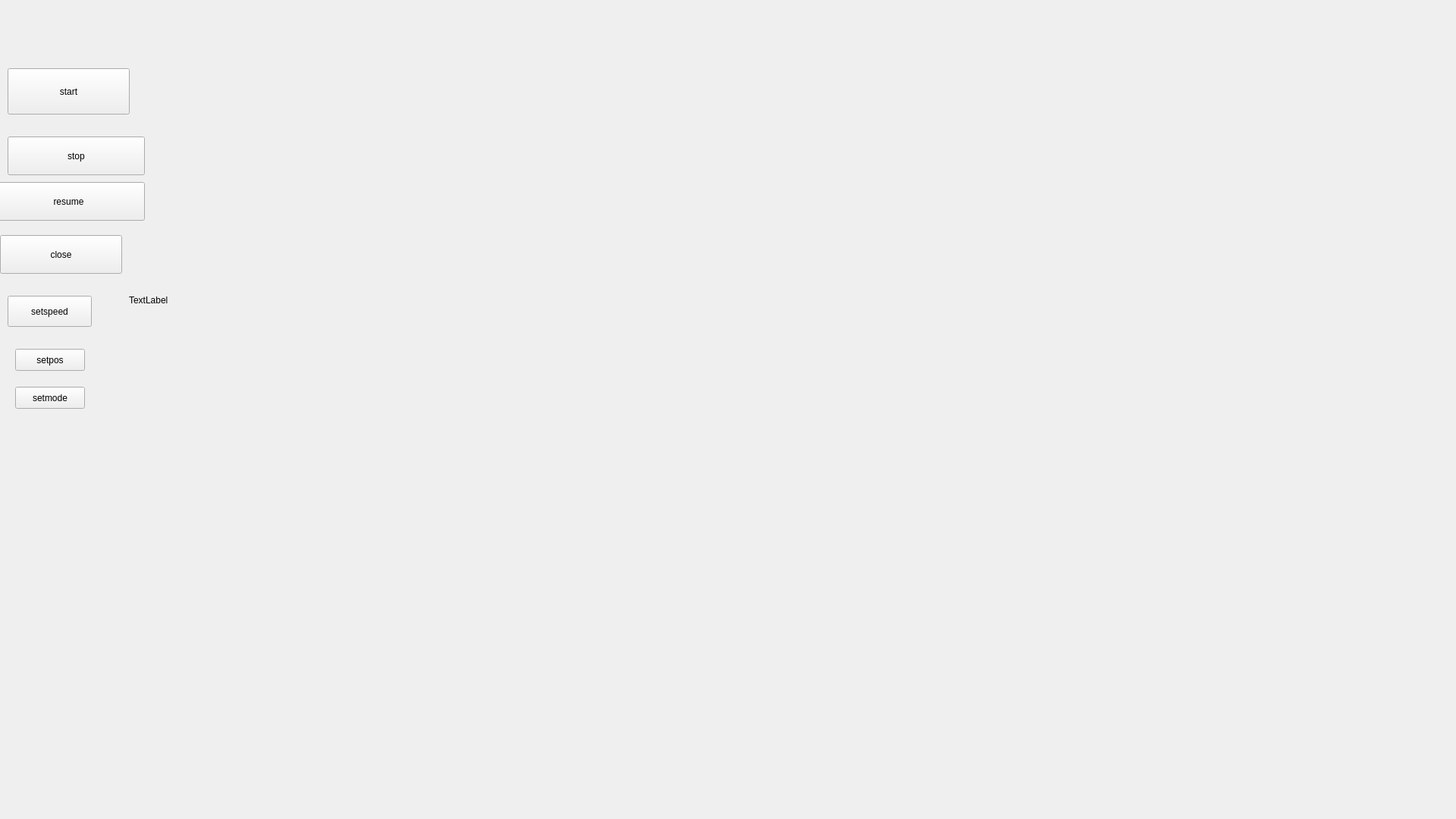
<?xml version="1.0" encoding="UTF-8"?>
<ui version="4.0">
 <class>Widget</class>
 <widget class="QWidget" name="Widget">
  <property name="geometry">
   <rect>
    <x>0</x>
    <y>0</y>
    <width>1920</width>
    <height>1080</height>
   </rect>
  </property>
  <property name="windowTitle">
   <string>Widget</string>
  </property>
  <widget class="QPushButton" name="start">
   <property name="geometry">
    <rect>
     <x>10</x>
     <y>90</y>
     <width>161</width>
     <height>61</height>
    </rect>
   </property>
   <property name="text">
    <string>start</string>
   </property>
  </widget>
  <widget class="QPushButton" name="stop">
   <property name="geometry">
    <rect>
     <x>10</x>
     <y>180</y>
     <width>181</width>
     <height>51</height>
    </rect>
   </property>
   <property name="text">
    <string>stop</string>
   </property>
  </widget>
  <widget class="QPushButton" name="resume">
   <property name="geometry">
    <rect>
     <x>-10</x>
     <y>240</y>
     <width>201</width>
     <height>51</height>
    </rect>
   </property>
   <property name="text">
    <string>resume</string>
   </property>
  </widget>
  <widget class="QLabel" name="label">
   <property name="geometry">
    <rect>
     <x>170</x>
     <y>0</y>
     <width>1571</width>
     <height>791</height>
    </rect>
   </property>
   <property name="text">
    <string>TextLabel</string>
   </property>
  </widget>
  <widget class="QPushButton" name="close">
   <property name="geometry">
    <rect>
     <x>0</x>
     <y>310</y>
     <width>161</width>
     <height>51</height>
    </rect>
   </property>
   <property name="text">
    <string>close</string>
   </property>
  </widget>
  <widget class="QPushButton" name="setspeed">
   <property name="geometry">
    <rect>
     <x>10</x>
     <y>390</y>
     <width>111</width>
     <height>41</height>
    </rect>
   </property>
   <property name="text">
    <string>setspeed</string>
   </property>
  </widget>
  <widget class="QPushButton" name="setpos">
   <property name="geometry">
    <rect>
     <x>20</x>
     <y>460</y>
     <width>92</width>
     <height>29</height>
    </rect>
   </property>
   <property name="text">
    <string>setpos</string>
   </property>
  </widget>
  <widget class="QPushButton" name="setmode">
   <property name="geometry">
    <rect>
     <x>20</x>
     <y>510</y>
     <width>92</width>
     <height>29</height>
    </rect>
   </property>
   <property name="text">
    <string>setmode</string>
   </property>
  </widget>
 </widget>
 <resources/>
 <connections/>
</ui>
